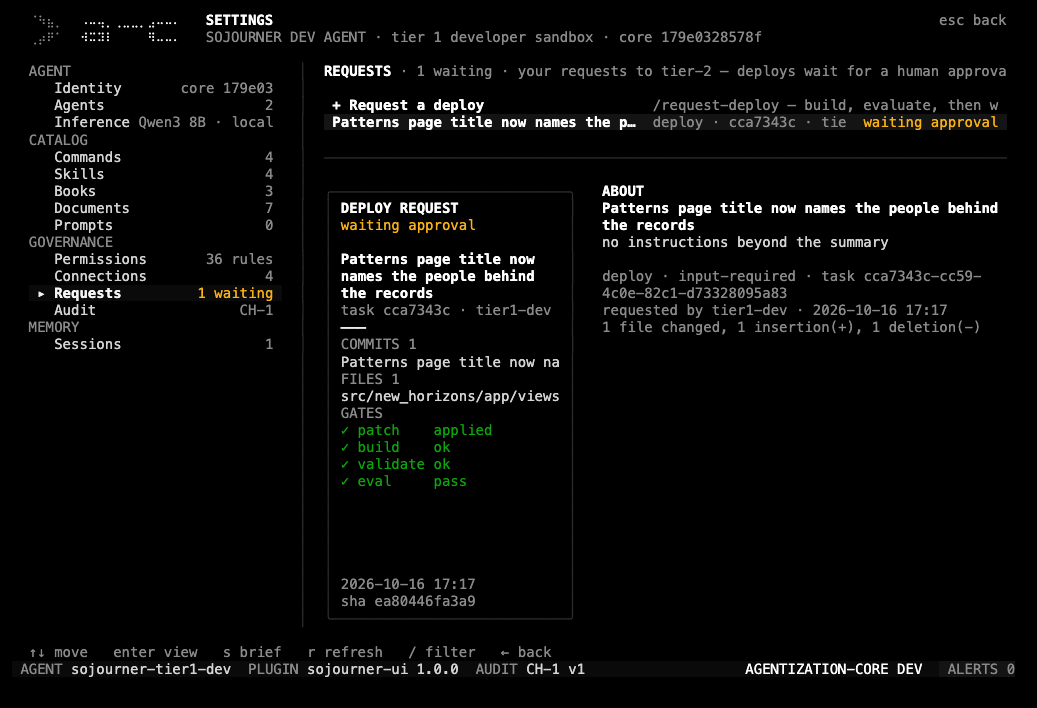
#> input picture docs/shots/tui/tier1-requests.png, 1037 x 708 px
$ python readme-images.py
#> lines starting #> are read from the running program, lines starting #| are printed output that depends on the picture
"""Compose the README's lead images from real captures (nothing is drawn):

    uv run python scripts/tui-shots.py      # with the stack up
    uv run python scripts/readme-images.py

  docs/shots/two-terminals.png  tier-1's Requests beside tier-2's Approvals, one request
  docs/shots/loop.png           staging's Patterns page beside New Horizons' Changes page

Composites are capped at MAX_W px wide (the README's image budget).
"""

from __future__ import annotations

from pathlib import Path

from PIL import Image

ROOT = Path(__file__).resolve().parents[1]
SHOTS = ROOT / "docs" / "shots"
HORIZONS_SHOTS = ROOT.parent / "new-horizons" / "docs" / "shots"
GAP, BG = 16, (12, 12, 13)
MAX_W = 1600


def side_by_side(left: Path, right: Path, out: Path, height: int | None = None) -> None:
    a, b = Image.open(left).convert("RGB"), Image.open(right).convert("RGB")
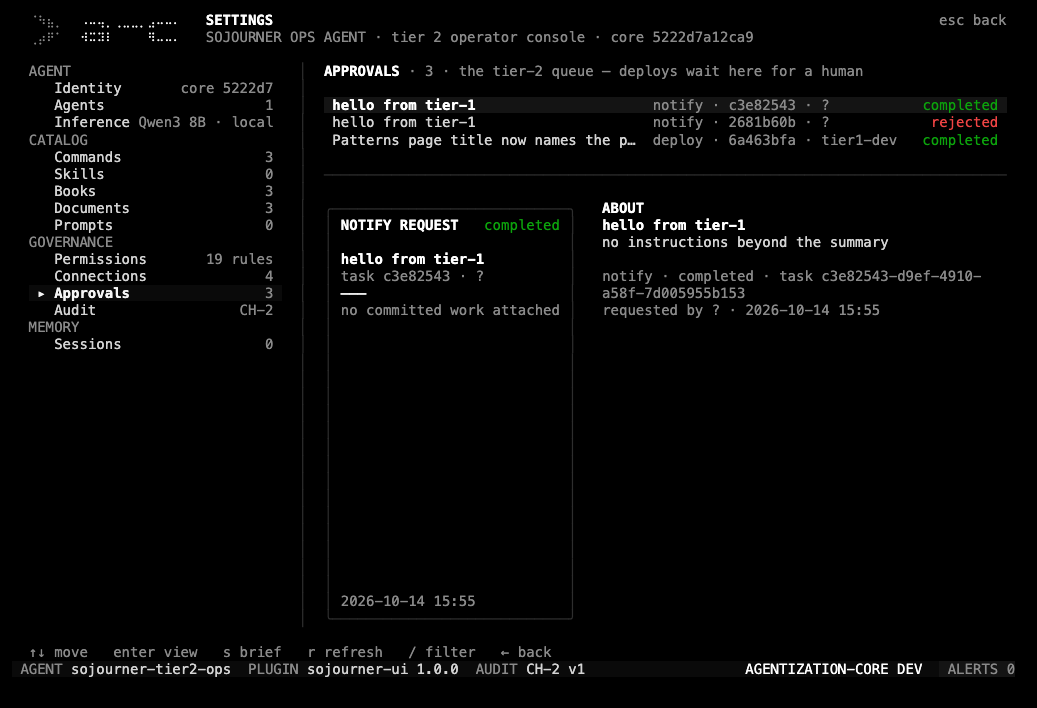
#> input picture docs/shots/tui/tier2-settings-approvals.png, 1037 x 708 px
#> a is the input picture: PIL image 1037x708 RGB; mean R, G, B 9.2, 9.3, 8.9
#> b is the input picture: PIL image 1037x708 RGB; mean R, G, B 6.9, 7, 6.9
    h = height or min(a.height, b.height)
#> h = 708
    a = a.resize((round(a.width * h / a.height), h), Image.LANCZOS)
    b = b.resize((round(b.width * h / b.height), h), Image.LANCZOS)
    sheet = Image.new("RGB", (a.width + b.width + 3 * GAP, h + 2 * GAP), BG)
    sheet.paste(a, (GAP, GAP))
    sheet.paste(b, (a.width + 2 * GAP, GAP))
    if sheet.width > MAX_W:
        sheet = sheet.resize((MAX_W, round(sheet.height * MAX_W / sheet.width)), Image.LANCZOS)
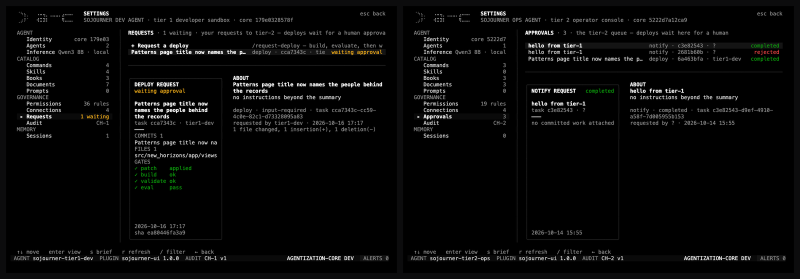
#> sheet: PIL image 1600x558 RGB (shown at 1/2 size); mean R, G, B 8.6, 8.7, 8.5
    sheet.save(out, optimize=True)
    print(f"  {out.relative_to(ROOT)}  {sheet.width}x{sheet.height}")
#|   docs/shots/two-terminals.png  1600x558


def main() -> None:
    side_by_side(SHOTS / "tui" / "tier1-requests.png", SHOTS / "tui" / "tier2-settings-approvals.png",
                 SHOTS / "two-terminals.png")
    side_by_side(SHOTS / "staging" / "patterns.png", HORIZONS_SHOTS / "changes.png",
                 SHOTS / "loop.png", height=600)
#> call 2 of side_by_side, with height = 600
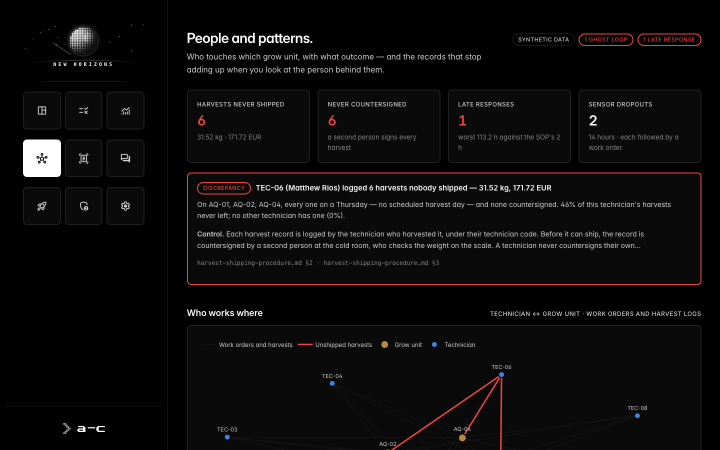
#> input picture docs/shots/staging/patterns.png, 1440 x 900 px (shown at 1/2 size)
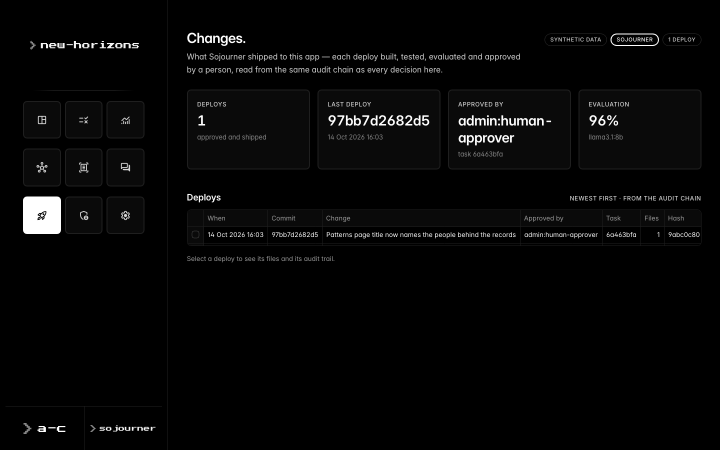
#> input picture docs/shots/staging/changes.png, 1440 x 900 px, found by its file name (shown at 1/2 size)
#> in side_by_side, a is the input picture: PIL image 1440x900 RGB; mean R, G, B 12.6, 11.4, 11.4
#> in side_by_side, b is the input picture: PIL image 1440x900 RGB; min 0, max 255, mean 6.7
#> in side_by_side (call 2), `a = a.resize((round(a.width * h / a.height), h), Image.LANCZOS)`:
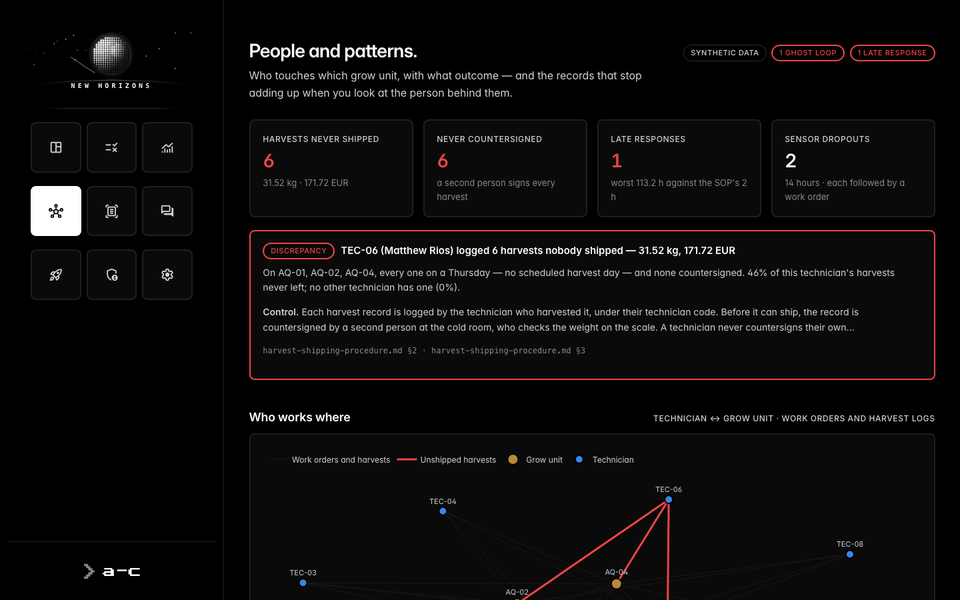
#> a: PIL image 960x600 RGB; mean R, G, B 12.8, 11.5, 11.5
#> in side_by_side (call 2), `b = b.resize((round(b.width * h / b.height), h), Image.LANCZOS)`:
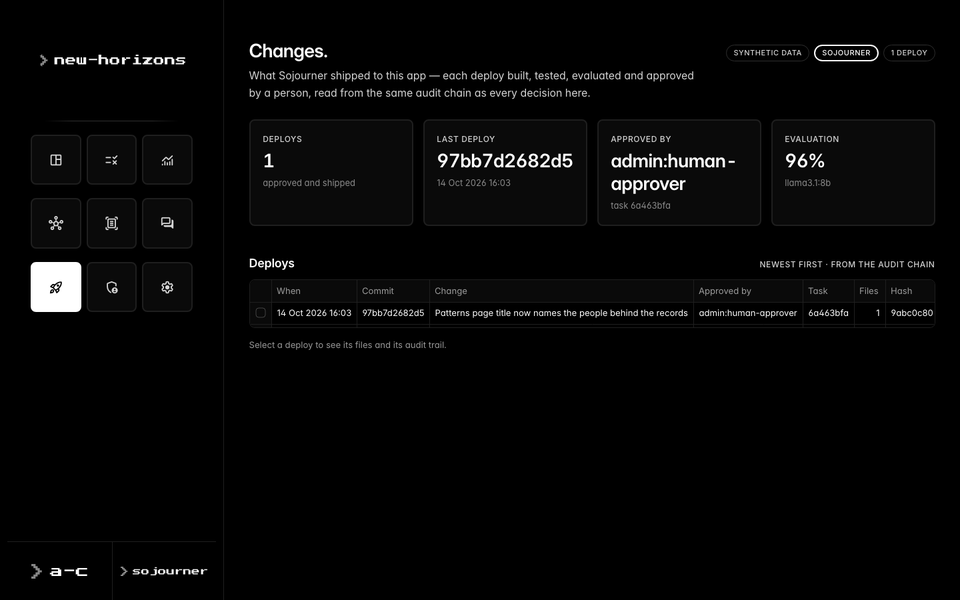
#> b: PIL image 960x600 RGB; min 0, max 255, mean 6.8
#> in side_by_side (call 2), `sheet.paste(b, (a.width + 2 * GAP, GAP))`:
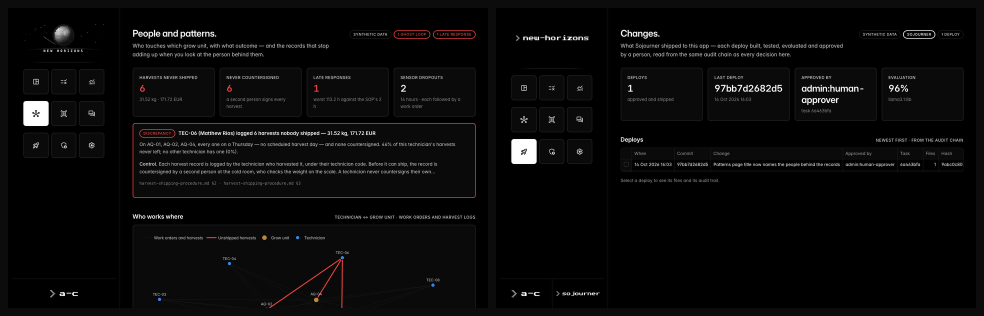
#> sheet: PIL image 1968x632 RGB (shown at 1/2 size); mean R, G, B 10, 9.4, 9.5
#|   docs/shots/loop.png  1600x514


if __name__ == "__main__":
    main()
